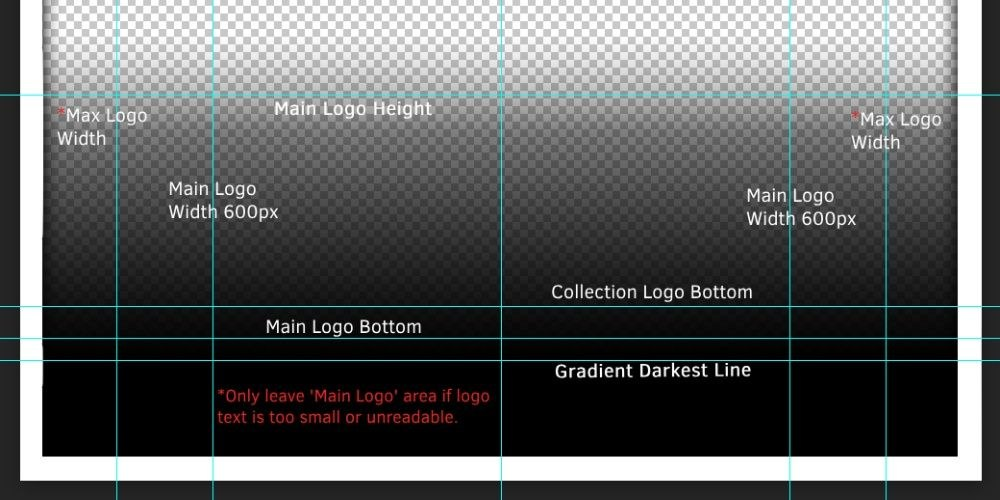
#> input picture assets/cl2k-guide.jpg, 1000 x 500 px
$ python -i tmdb.py   (imports and definitions only)
#> lines starting #> are read from the running program, lines starting #| are printed output that depends on the picture
"""TMDB API helpers: search, image metadata, filename building, logo/background selection."""

import io
from typing import Optional

import numpy as np
import requests
from PIL import Image

from .config import TMDB_BASE, IMG_BASE


# [17 lines left out: functions tmdb_get, search_tmdb, not called in this run]


def fetch_images(media_id: int, media_type: str, api_key: str) -> dict:
    path = f"/{'tv' if media_type == 'show' else 'movie'}/{media_id}/images"
    return tmdb_get(path, {"include_image_language": "en,null"}, api_key)


# [80 lines left out: functions fetch_external_ids, build_filename_stem, best_background, logo_white_score, not called in this run]


def best_logo(images: dict) -> Optional[str]:
    """Select best English PNG logo for CL2K style.

    Prefers already-white logos (low saturation) per spec ('as white as possible').
    Falls back to vote_average if no white version found.
    """
    logos = images.get("logos", [])
    if not logos:
        return None

    en_png = [l for l in logos if l.get("iso_639_1") == "en"
              and l["file_path"].lower().endswith(".png")]
    candidates = en_png if en_png else [l for l in logos if l.get("iso_639_1") == "en"]
    if not candidates:
        candidates = logos

    # Sample each logo to find the whitest one (lowest saturation)
    # [8 lines left out: function logo_whiteness, not called in this run]

    print(f"  Checking {len(candidates)} logos for whiteness …")
    scored = [(logo_whiteness(l), l.get("vote_average", 0), l) for l in candidates]
    scored.sort(key=lambda x: (x[0], x[1]), reverse=True)
    best_white_frac, _, best = scored[0]
    print(f"  Best logo whiteness: {best_white_frac:.0%} | {best['file_path']}")
    return IMG_BASE + best["file_path"]

>>> import cv2
>>> picture = cv2.imread('../assets/cl2k-guide.jpg', cv2.IMREAD_GRAYSCALE)
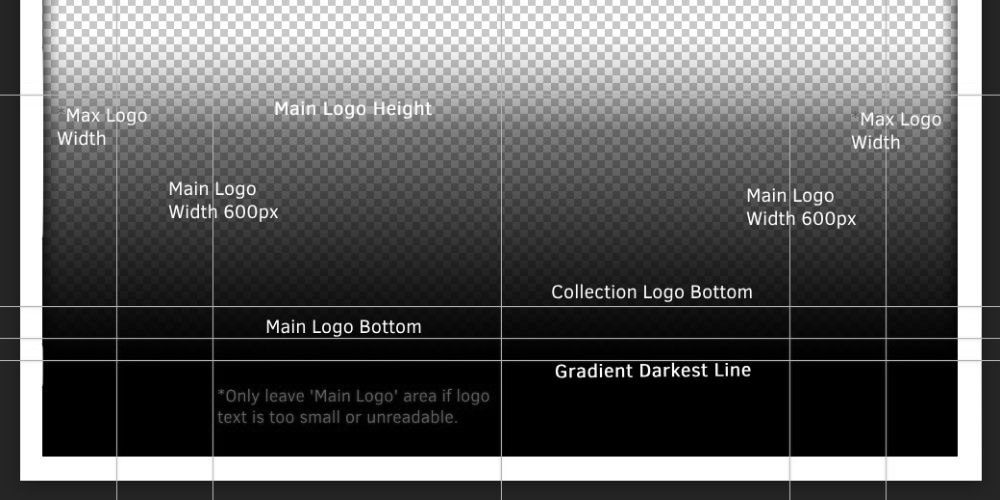
#> picture: shape (500, 1000); min 0, max 255, mean 95.2
#> (the run stopped early here; a loop or call above may not have finished)
